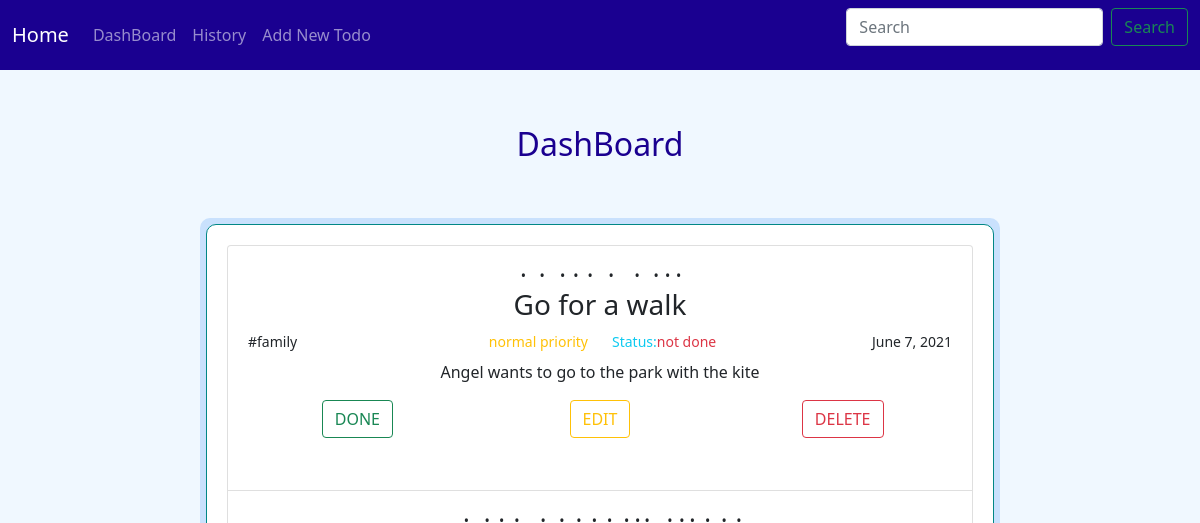
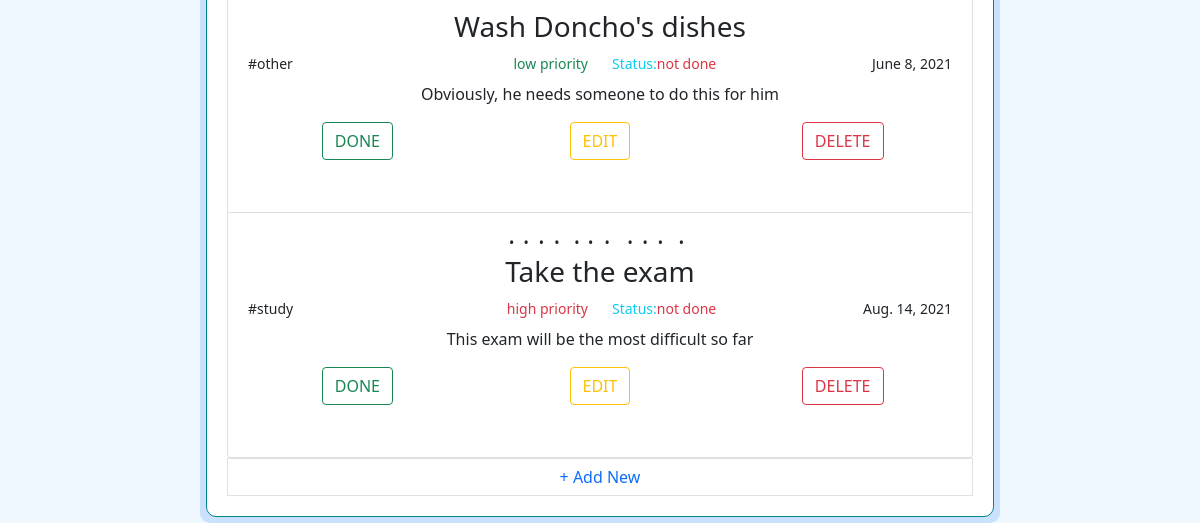
Page /dashboard/ on the earlier database version (2 pictures, top to bottom).
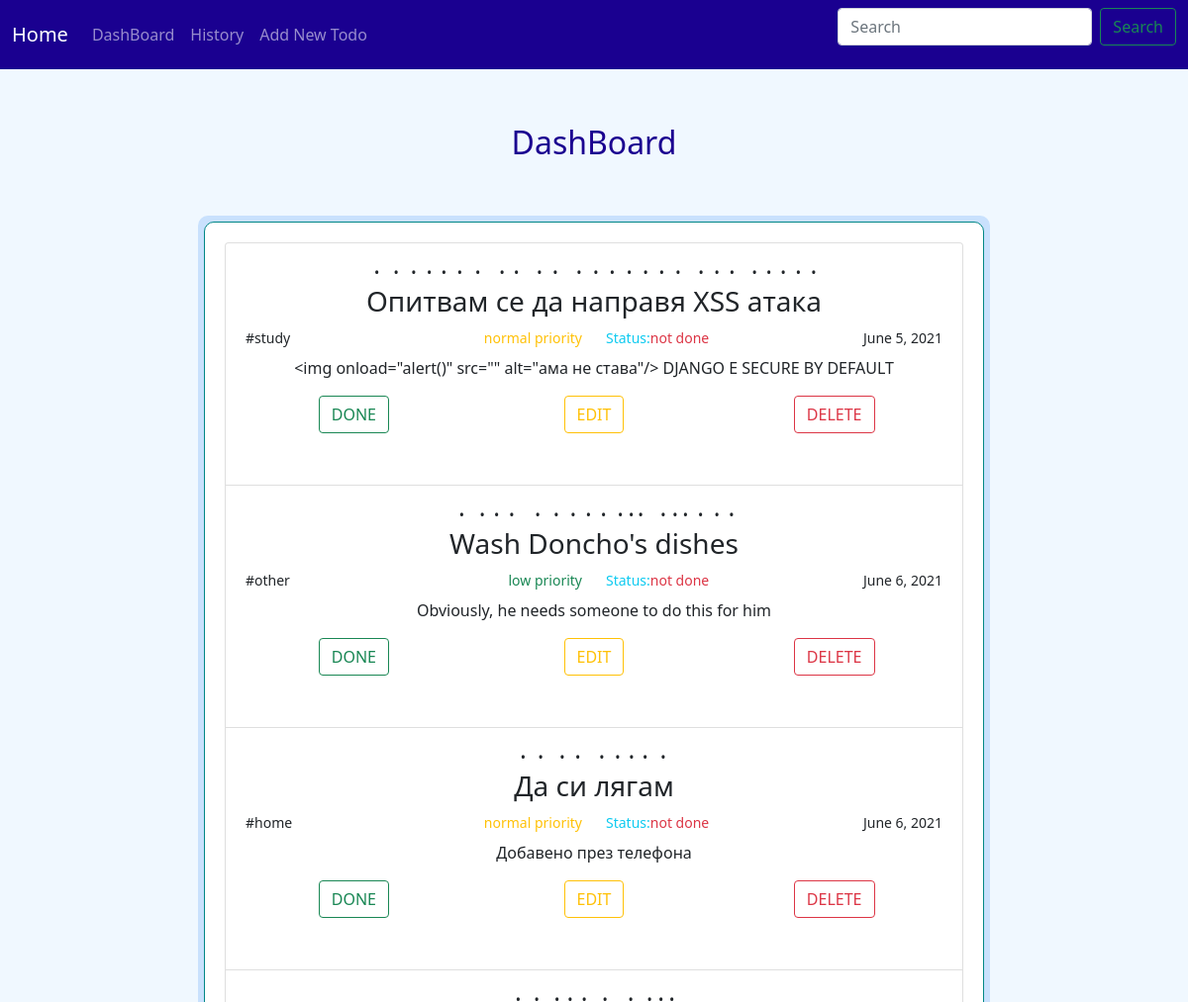
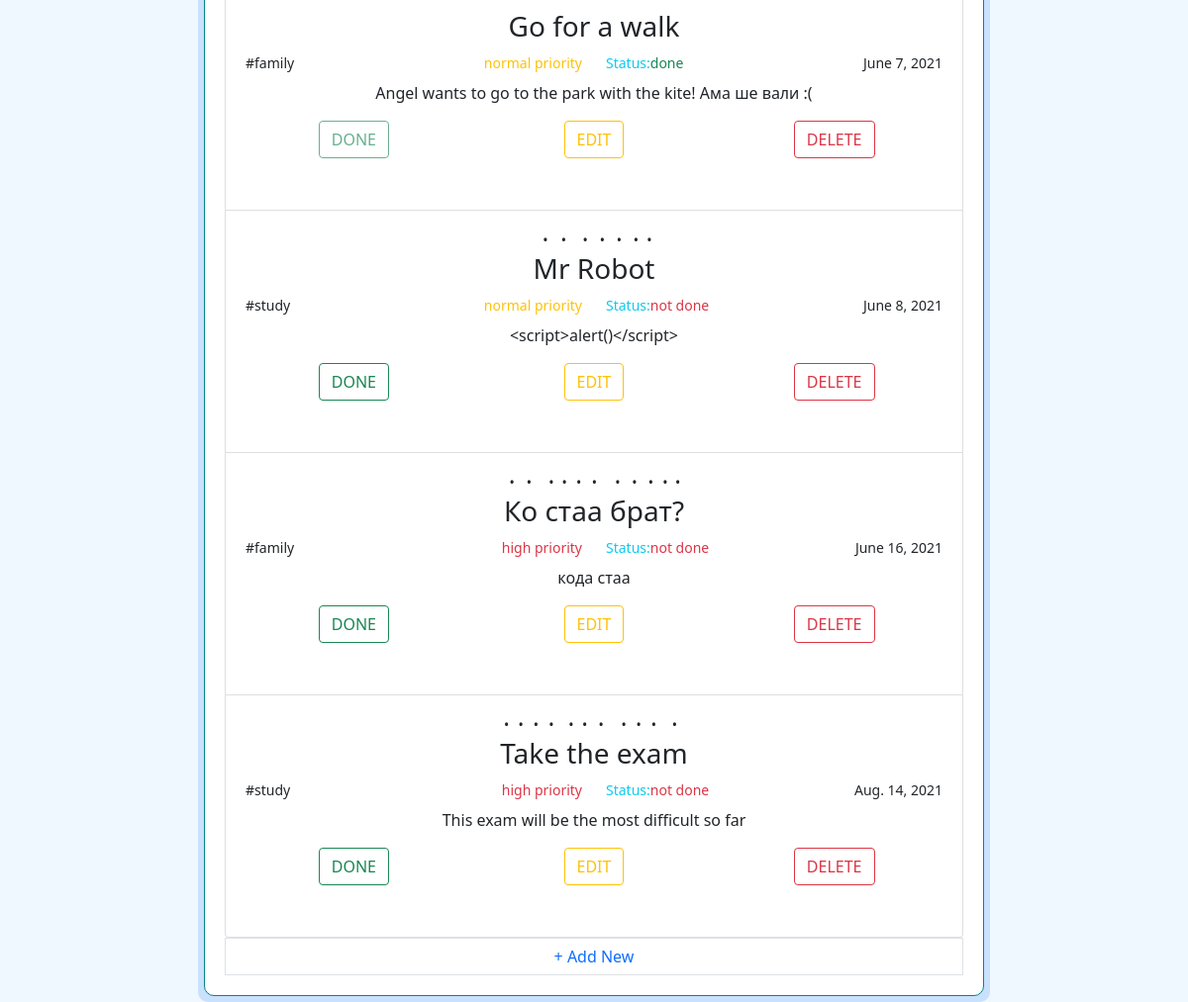
Same page on the later database version (2 pictures, top to bottom).
### todo_app/todos/models/todo.py (models this page shows, shortened)
class Todo(models.Model):
    title = models.CharField(
        max_length=30,
    )
    state = models.BooleanField(
        default=False,
    )
    description = models.TextField(
        null=True,
        blank=True,  # can save in admin with blank field / not required
    )
    due_date = models.DateField(
        default=timezone.now,
    )
    priority = models.ForeignKey(Priority, on_delete=models.CASCADE, null=True)
    category = models.ForeignKey(Category, on_delete=models.CASCADE, null=True)

### todo_app/todos/models/category.py (models this page shows)
class Category(models.Model):
    name = models.CharField(
        max_length=20,
        null=True,
    )
    def __str__(self):
        return f"{self.name}"
    class Meta:
        verbose_name_plural = 'categories'

### todo_app/todos/views.py (the view)
# urls.py: path('dashboard/', dashboard_page),
def dashboard_page(request):
    todos = Todo.objects.order_by('due_date').all()
    todos.order_by('pk').reverse()
    context = {
        'todos': todos,
    }
    return render(request, 'dashboard.html', context)

### templates/dashboard.html (shortened to what this page needs)
{% extends 'base.html' %}
{% block content %}
    <h2>DashBoard</h2>
    <div class="container container-fluid">
        <div class="todo">
            {% if todos %}
                <div class="list-group">
                    {% for todo in todos %}
                        <div class="list-group-item list-group-item-action" style="padding: 20px">
                            <h3 class="mb-1" style="text-emphasis-style: filled">{{ todo.title }}</h3>
                            <div class="row row-cols-4 mb-md-2 mt-md-2">
                                <div class="col-xs-1 d-flex justify-content-start">
                                    <small>#{{ todo.category }}</small>
                                </div>
                                <div class="col-xs-2 d-flex justify-content-end">
                                    {% if todo.priority.name == "High" %}
                                        <small class="text-danger">high priority</small>
                                    {% elif todo.priority.name == "Normal" %}
                                        <small class="text-warning">normal priority</small>
                                    {% else %}
                                        <small class="text-success">low priority</small>
                                    {% endif %}
                                </div>
                                <div class="col-xs-3 d-flex justify-content-start">
                                    <small class="text-info">Status: </small>
                                    {% if todo.state %}
                                        <small class="text-success"> done </small>
                                    {% else %}
                                        <small class="text-danger"> not done </small>
                                    {% endif %}
                                </div>
                                <div class="col-xs-4 d-flex justify-content-end">
                                    <small>{{ todo.due_date }}</small>
                                </div>
                            </div>
                            <div class="row row-cols-1 mb-md-3">
                                <div class="col-xs-1 d-flex justify-content-center text-center">
                                    {{ todo.description }}
                                </div>
                            </div>
                            <div class="row form-row mb-md-3 d-flex justify-content-start ">
                                <div class="col">
                                    <form method="post" action="/change-state/{{ todo.id }}">
                                        {% if todo.state %}
                                            <button class="btn btn-outline-success" disabled>DONE</button>
                                        {% else %}
                                            <button class="btn btn-outline-success">DONE</button>
                                        {% endif %}
                                    </form>
                                </div>
                                <div class="col">
                                    <form method="post" action="/edit/{{ todo.id }}">
                                        <button class="btn btn-outline-warning">
                                            EDIT
                                        </button>
                                    </form>
                                </div>
                                <div class="col">
                                    <form method="post" action="/delete-confirm/{{ todo.id }}">
                                        <button class="btn btn-outline-danger">
                                            DELETE
                                        </button>
                                    </form>
                                </div>
                            </div>
                        </div>
                    {% endfor %}
                </div>
            {% else %}
                <h2>No ToDos</h2>
            {% endif %}
            <a class="page-link" href="/add-todo/"> + Add New</a>
        </div>
    </div>
{% endblock %}

### templates/base.html (shortened to what this page needs)
<html lang="en">
<head>
    <link href="https://cdn.jsdelivr.net/npm/bootstrap@5.0.1/dist/css/bootstrap.min.css" rel="stylesheet"
>
</head>
<body style="background: aliceblue">
<nav class="navbar sticky-top navbar-expand-lg navbar-dark" style="background-color: #1a0090;">
    <div class="container-fluid">
        <a class="navbar-brand" href="/">Home</a>
        <div class="collapse navbar-collapse" id="navbarTogglerDemo02">
            <ul class="navbar-nav me-auto mb-2 mb-lg-0">
                <li class="nav-item">
                    <a class="nav-link" aria-current="page" href="/dashboard/">DashBoard</a>
                </li>
                <li class="nav-item">
                    <a class="nav-link" aria-current="page" href="/history/" >History</a>
                </li>
                <li class="nav-item">
                    <a class="nav-link" aria-current="page" href="/add-todo/">Add New Todo</a>
                </li>
            </ul>
            <form class="d-flex">
                <input class="form-control me-2" type="search" placeholder="Search" aria-label="Search">
                <button class="btn btn-outline-success" type="submit">Search</button>
            </form>
        </div>
    </div>
</nav>
{% block content %}
{% endblock %}
</body>
</html>

### templates/base.html (style rules this page uses)
h2 { margin: 5px; text-align: center; padding: 50px; color: #1a0090; }
div.todo { display: block; background: white; border: 1px solid #018786; border-radius: 10px; margin: 5px; text-align: center; padding: 20px; }
div.container { max-width: 800px; background: #c9e1fd; color: #1a0090; display: flex; flex-direction: column; margin: auto; padding: 1px; border-radius: 10px; }

Differences in the rows shown:
added Todo: title "Опитвам се да направя XSS атака", category "study", shows "normal priority", state "not done", due_date "June 5, 2021", description "<img onload=\"alert()\" src=\"\" alt=\"ама не става\"/> DJANGO Е SECURE BY DEFAULT"
changed Todo "Wash Doncho's dishes": due_date "June 8, 2021" → "June 6, 2021"; moves up the list
added Todo: title "Да си лягам", category "home", shows "normal priority", state "not done", due_date "June 6, 2021", description "Добавено през телефона"
changed Todo "Go for a walk": description "Angel wants to go to the park with the kite" → "Angel wants to go to the park with the kite! Ама ше вали :("; state "not done" → "done"
added Todo: title "Mr Robot", category "study", shows "normal priority", state "not done", due_date "June 8, 2021", description "<script>alert()</script>"
added Todo: title "Ко стаа брат?", category "family", shows "high priority", state "not done", due_date "June 16, 2021", description "кода стаа"
